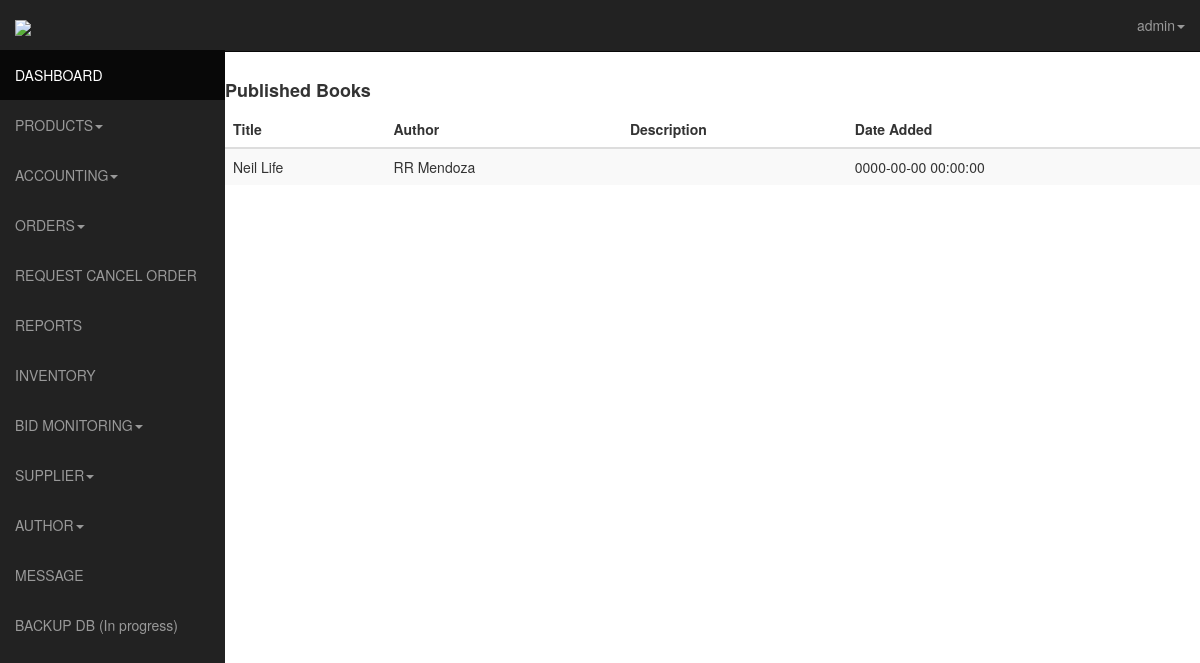
Screenshot of /admin/publishedbooks.php (signed in) with the database file from the repository.
### tables this page shows
CREATE TABLE IF NOT EXISTS `products` (
  `id` int(11) NOT NULL AUTO_INCREMENT,
  `author_id` int(11) NOT NULL,
  `product_name` varchar(255) NOT NULL,
  `price` varchar(16) NOT NULL,
  `details` text NOT NULL,
  `stock` int(11) NOT NULL,
  `category` varchar(16) NOT NULL,
  `sub_category` varchar(50) NOT NULL,
  `status` varchar(50) NOT NULL,
  `timestamp` varchar(10) NOT NULL,
  `date_added` timestamp NOT NULL DEFAULT CURRENT_TIMESTAMP,
  `ext` varchar(4) NOT NULL,
  PRIMARY KEY (`id`)
);

CREATE TABLE IF NOT EXISTS `users` (
  `id` int(11) NOT NULL AUTO_INCREMENT,
  `usn` varchar(50) NOT NULL,
  `fname` varchar(120) NOT NULL,
  `lname` varchar(120) NOT NULL,
  `birthday` date NOT NULL,
  `address` varchar(60) NOT NULL,
  `contact` int(11) NOT NULL,
  `email` varchar(120) NOT NULL,
  `password` varchar(128) NOT NULL,
  `activate` int(11) NOT NULL,
  `code` int(11) NOT NULL,
  `date` date NOT NULL,
  `block` int(11) NOT NULL,
  `pic` int(11) NOT NULL,
  `ext` varchar(5) NOT NULL,
  `admin` int(11) NOT NULL,
  `user_type` int(10) NOT NULL,
  PRIMARY KEY (`id`)
);

### admin/publishedbooks.php (the view, shortened to what this page needs)
<?php
		$username="";
      if (loggedin())
      {
        $query = mysql_query("SELECT * FROM admin WHERE username ='$_SESSION[manager]' ");
          while ($row = mysql_fetch_assoc($query))
          {
            $username = $row ['username'];
          }
        }
      else
      {
      }
?>
<!DOCTYPE html>
<html lang="en">
<head>
	<link href="css/bootstrap.css" rel="stylesheet">
    <link href="css/sb-admin.css" rel="stylesheet">-->
    <link rel="stylesheet" href="css/morris-0.4.3.min.css">
</head>
<body>
	<div id="wrapper">
      <nav class="navbar navbar-inverse  navbar-fixed-top" role="navigation">
      <?php include 'template/sidebar.php';?>
    <?php include 'template/top.php';?>
    </nav>
		<div class="table-responsive">
    <h4><b>Published Books</b></h4>
      <table class="table table-striped">
      	<thead>
 		<th>Title</th>
 		<th>Author</th>
 		<th>Description</th>
 		<th>Date Added</th>
 	</thead>
	<tbody>
		<?php
			$sql = mysql_query("SELECT products.product_name, users . * , LEFT(products.details, 20) AS details, products.date_added
FROM products
INNER JOIN users ON products.author_id = users.id
AND users.user_type =2");
		  $requestCount = mysql_num_rows($sql);
		  if ($requestCount > 0) {
		     while ($row = mysql_fetch_array($sql)) {
		      $productname = $row['product_name'];
		      $fname = $row['fname'];
		      $lname = $row['lname'];
		      $desc = $row['details'];
		      $dateadded = $row['date_added'];
		      echo "
		        <tr>
		          <td>$productname</td>
		          <td>$fname $lname</td>
		          <td>$desc</td>
		          <td>$dateadded</td>
		        </tr>
		      ";
		     }
		  }
		 ?>
	</tbody>
      </table>
    </div>
    </div>
</body>
</html>

### admin/template/top.php (shortened to what this page needs)
<ul class="nav navbar-nav navbar-right navbar-user">
           <li class="dropdown user-dropdown">
             <a href="#" class="dropdown-toggle" data-toggle="dropdown"><i class="fa fa-user"></i><?php echo $username?><b class="caret"></b></a>
           </li>
         </ul>
       </div>

### admin/css/sb-admin.css (style rules this page uses)
body { margin-top: 50px; }
#wrapper { padding-left: 0; }
@media (min-width:768px) { #wrapper { padding-left: 225px; } }

### rows the page displays
products: product_name "Neil Life", users.fname "RR", users.lname "Mendoza", date_added "0000-00-00 00:00:00"

### other values shown
$username "admin"
